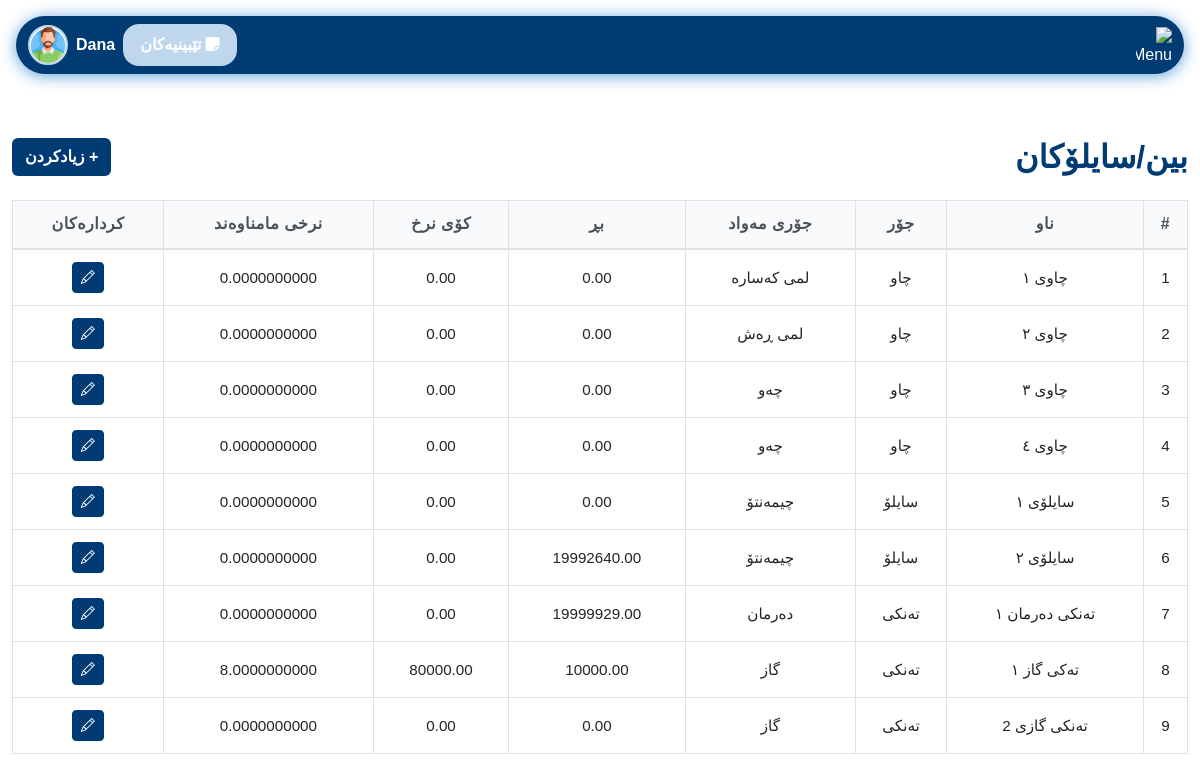
The app's page /pages/bins_silos.php (signed in) with its own data.
### tables this page shows
CREATE TABLE `bins_silos` (
  `id` int(11) NOT NULL,
  `name` varchar(50) DEFAULT NULL,
  `type` enum('چاو','سایلۆ','تەنکی','عەمبار') DEFAULT NULL,
  `material_type` varchar(50) DEFAULT NULL,
  `amount` decimal(10,2) DEFAULT 0.00,
  `total_value` decimal(12,2) DEFAULT 0.00,
  `average_price` decimal(15,10) DEFAULT NULL
);

### config/permissions.php (called while the page is built, shortened)
<?php
function hasPermission($perm) {
    global $pdo;
    $role = $_SESSION['role'];
    if ($role === 'admin') return true;
    $stmt = $pdo->prepare('SELECT COUNT(*) FROM role_permissions rp JOIN permissions p ON rp.permission_id = p.id WHERE rp.role = ? AND p.name = ?');
    $stmt->execute([$role, $perm]);
    $result = $stmt->fetchColumn();
    return $result > 0;
}

### pages/bins_silos.php (the view, shortened to what this page needs)
<?php
require_once '../config/db_conected.php';
require_once '../config/permissions.php';
$bins = $pdo->query("SELECT * FROM bins_silos")->fetchAll(PDO::FETCH_ASSOC);
?>
<!DOCTYPE html>
<html lang="ku">
<head>
    <link href="https://cdn.jsdelivr.net/npm/bootstrap@5.3.0/dist/css/bootstrap.rtl.min.css" rel="stylesheet">
    <link href="../assets/css/login.css" rel="stylesheet">
    <link href="../assets/css/variables.css" rel="stylesheet">
    <link href="../assets/css/nav.css" rel="stylesheet">
    <link href="../assets/css/comon/table.css" rel="stylesheet">
    <link href="../assets/css/comon/style.css" rel="stylesheet">
    <link href="../assets/css/comon/select2_design.css" rel="stylesheet">
    <link rel="stylesheet" href="https://cdn.jsdelivr.net/npm/select2-bootstrap-5-theme@1.3.0/dist/select2-bootstrap-5-theme.rtl.min.css" />
    <link rel="stylesheet" href="https://cdnjs.cloudflare.com/ajax/libs/font-awesome/6.4.2/css/all.min.css">
</head>
<body dir="rtl">
<?php include '../includes/navbar.php'; ?>
<div class="container-fluid py-5">
    <div class="d-flex justify-content-between align-items-center mb-4">
        <h2 class="mb-0" style="color: var(--seafoam-green); font-weight: bold;">بین/سایلۆکان</h2>
        <?php if (hasPermission('add_material')): ?>
        <button class="btn" data-bs-toggle="modal" data-bs-target="#addBinModal" style="background: var(--seafoam-green); color:white; font-weight: bold;">+ زیادکردن</button>
        <?php endif; ?>
    </div>
    <div class="table-responsive">
        <table class="table table-bordered table-hover align-middle text-center" id="binsTable">
            <thead style="background: var(--kelly-green); color: var(--seafoam-green);">
                <tr>
                    <th>#</th>
                    <th>ناو</th>
                    <th>جۆر</th>
                    <th>جۆری مەواد</th>
                    <th>بڕ</th>
                    <th>کۆی نرخ</th>
                    <th>نرخی مامناوەند</th>
                    <th>کردارەکان</th>
                </tr>
            </thead>
            <tbody>
                <?php if (count($bins) === 0): ?>
                <tr>
                    <td colspan="8">هیچ داتایەک نییە</td>
                </tr>
                <?php else: ?>
                    <?php foreach ($bins as $i => $bin): ?>
                    <tr>
                        <td><?= $i+1 ?></td>
                        <td><?= htmlspecialchars($bin['name']) ?></td>
                        <td><?= htmlspecialchars($bin['type']) ?></td>
                        <td><?= htmlspecialchars($bin['material_type']) ?></td>
                        <td><?= htmlspecialchars($bin['amount']) ?></td>
                        <td><?= htmlspecialchars($bin['total_value']) ?></td>
                        <td><?= htmlspecialchars($bin['average_price']) ?></td>
                        <td>
                            <?php if (hasPermission('edit_material')): ?>
                            <button class="btn btn-sm btn-primary edit-btn" data-id="<?= $bin['id'] ?>" data-name="<?= htmlspecialchars($bin['name']) ?>" data-type="<?= htmlspecialchars($bin['type']) ?>" data-material_type="<?= htmlspecialchars($bin['material_type']) ?>" data-amount="<?= htmlspecialchars($bin['amount']) ?>" data-total_value="<?= htmlspecialchars($bin['total_value']) ?>" data-average_price="<?= htmlspecialchars($bin['average_price']) ?>" aria-label="نوێکردنەوە"><i class="bi bi-pencil"></i></button>
                            <?php endif; ?>
                        </td>
                    </tr>
                    <?php endforeach; ?>
                <?php endif; ?>
            </tbody>
        </table>
    </div>
</div>
</body>
</html>

### includes/navbar.php (shortened to what this page needs)
<?php require_once '../config/permissions.php'; ?>
<link href="../assets/css/variables.css" rel="stylesheet">
<link rel="stylesheet" href="https://cdn.jsdelivr.net/npm/bootstrap-icons@1.13.1/font/bootstrap-icons.min.css">
<link rel="stylesheet" href="https://cdnjs.cloudflare.com/ajax/libs/font-awesome/6.4.2/css/all.min.css">
<link href="../assets/css/nav.css" rel="stylesheet">
<link href="../assets/css/sidebar.css" rel="stylesheet">
<nav class="navbar navbar-expand-lg sticky-top" style="background: var(--seafoam-green); border-radius: 2rem; box-shadow: 0 2px 16px 0 var(--spearmint, #94c973); margin: 1rem;">
  <div class="container-fluid d-flex align-items-center justify-content-between">
    <div class="d-flex align-items-center gap-3">
      <img src="../assets/images/menu.svg" alt="Menu" style="height: 36px; width: 36px; color: white;" />
    </div>
    <div class="flex-grow-1 d-flex justify-content-end align-items-center gap-2 position-relative" id="userDropdownContainer">
      <?php if (hasPermission('view_notes')): ?>
        <a href="../pages/notes.php" class="btn position-relative" style="background: var(--kelly-green); color:white; font-weight: bold; border-radius: 1rem; padding: 0.5rem 1rem;">
          <i class="fas fa-sticky-note me-1"></i>تێبینیەکان
        </a>
      <?php endif; ?>
      <span style="color: #fff; font-weight: bold; font-size: 1rem; cursor: pointer;" id="userDropdownToggle">
            <?php echo $_SESSION['username'] ?? 'User'; ?>
          </span>
      <img src="../assets/images/user.png" alt="User" style="width: 40px; height: 40px; border-radius: 50%; object-fit: cover; background: #fff; border: 2px solid var(--kelly-green); cursor: pointer;" id="userDropdownImg" />
    </div>
  </div>
</nav>

### assets/css/login.css (style rules this page uses)
body, input, button, label, h1, h2, h3, h4, h5, h6 { font-family: 'Rabar_021', sans-serif !important; }

### assets/css/variables.css (style rules this page uses)
:root { --lime-green: #0074b7; --kelly-green: #bfd7ed; --seafoam-green: #003b73; --spearmint: #60a3d9; }
.btn-primary { background-color: var(--seafoam-green) !important; border-color: var(--seafoam-green) !important; }

### assets/css/comon/table.css (style rules this page uses)
:root { --primary-blue: #3b82f6; --secondary-purple: #8b5cf6; --accent-orange: #f59e0b; --neutral-gray: #6b7280; --light-gray: #f8fafc; --ultra-light-gray: #f1f5f9; --white: #ffffff; --dark-text: #1e293b; --light-text: #64748b; --border-color: #e2e8f0; --shadow-light: rgba(15, 23, 42, 0.08); --shadow-medium: rgba(15, 23, 42, 0.12); --shadow-dark: rgba(15, 23, 42, 0.20); --border-radius: 12px; --border-radius-sm: 8px; --transition: all 0.2s cubic-bezier(0.4, 0, 0.2, 1); }
.table { width: 100%; border-collapse: collapse; font-family: 'Rabar_021', sans-serif; font-size: 0.95rem; line-height: 1.4; background: var(--white); }
.table thead { background: var(--light-gray); position: sticky; top: 0; z-index: 10; }
.table thead th { background-color: var(--light-gray); border-bottom: 2px solid #dee2e6; font-weight: 600; color: #495057; padding: 12px 8px; text-align: center; vertical-align: middle; font-size: 1rem; letter-spacing: 0.5px; position: relative; }
.table tbody tr { transition: var(--transition); border-bottom: 1px solid #dee2e6; }
.table tbody td { padding: 12px 8px; vertical-align: middle; border-bottom: 1px solid #dee2e6; }
.table td, .table th { padding: 12px 8px; text-align: center; vertical-align: middle; word-wrap: break-word; white-space: nowrap; overflow: hidden; text-overflow: ellipsis; }
.table-responsive { overflow-x: auto; -webkit-overflow-scrolling: touch; scrollbar-width: thin; scrollbar-color: var(--primary-green) var(--ultra-light-green); }

### assets/css/comon/style.css (style rules this page uses)
html { scrollbar-color: #003b73 #f1f1f1; scrollbar-width: thin; }

### records on screen
bins_silos: name "چاوی ١", type "چاو", material_type "لمی کەسارە", amount "0.00", total_value "0.00", average_price "0.0000000000"
bins_silos: name "چاوی ٢", type "چاو", material_type "لمی ڕەش", amount "0.00", total_value "0.00", average_price "0.0000000000"
bins_silos: name "چاوی ٣", type "چاو", material_type "چەو", amount "0.00", total_value "0.00", average_price "0.0000000000"
bins_silos: name "چاوی ٤", type "چاو", material_type "چەو", amount "0.00", total_value "0.00", average_price "0.0000000000"
bins_silos: name "سایلۆی ١", type "سایلۆ", material_type "چیمەنتۆ", amount "0.00", total_value "0.00", average_price "0.0000000000"
bins_silos: name "سایلۆی ٢", type "سایلۆ", material_type "چیمەنتۆ", amount "19992640.00", total_value "0.00", average_price "0.0000000000"
bins_silos: name "تەنکی دەرمان ١", type "تەنکی", material_type "دەرمان", amount "19999929.00", total_value "0.00", average_price "0.0000000000"
bins_silos: name "تەکی گاز ١", type "تەنکی", material_type "گاز", amount "10000.00", total_value "80000.00", average_price "8.0000000000"
bins_silos: name "تەنکی گازی 2", type "تەنکی", material_type "گاز", amount "0.00", total_value "0.00", average_price "0.0000000000"

### other values on screen
$_SESSION['username'] "Dana"
